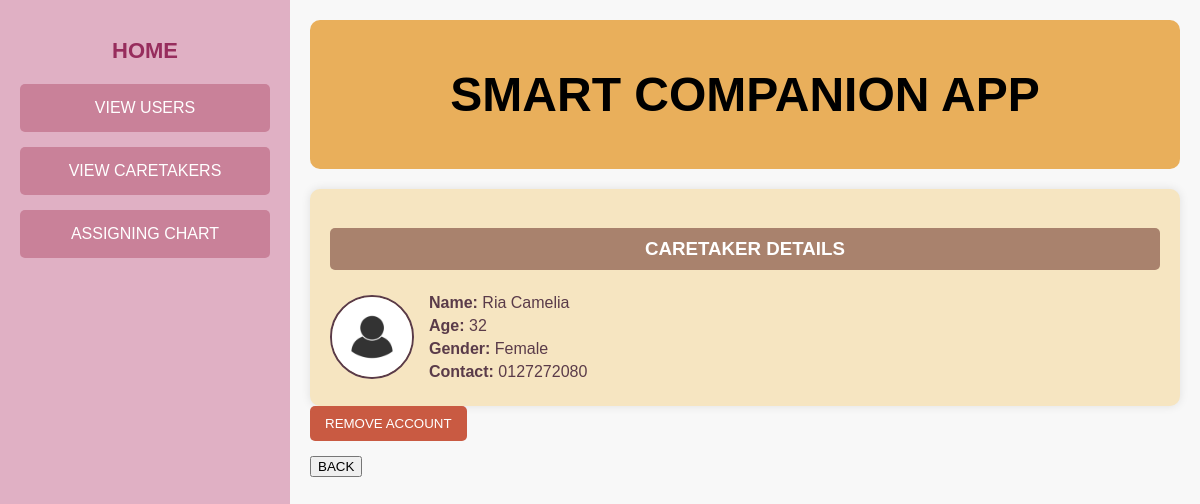
The page /aviewcareprofile?p_id=101 on the database its author committed.
### tables this page shows
CREATE TABLE caretaker (
            id INTEGER PRIMARY KEY AUTOINCREMENT,
            name TEXT NOT NULL,
            age TEXT NOT NULL,
            gender TEXT NOT NULL,
            username TEXT NOT NULL,
            password TEXT NOT NULL,
            ph_num TEXT NOT NULL
        );

### app.py (the view)
@app.route("/aviewcareprofile", methods=["GET", "POST"])
def aviewcareprofile():
    db = get_db()
    cursor = db.cursor()
    user_id = request.args.get('p_id')
    cursor.execute('SELECT * FROM caretaker WHERE id = ?',(user_id,))
    user = cursor.fetchone()
    str_user_id =  str(user[0])
    db.close()
    with open("static/img_log/caretaker/"+ str_user_id + ".txt", "r") as file:
        image_name = str(file.read())
        image_url= url_for('static', filename='uploads/'+ image_name )
    return render_template("Admin/viewcareprofile.html", user=user, image_url=image_url, image_name=image_name)

### app.py (called while the page is built)
def get_db():
    if 'db' not in g:
        g.db = sqlite3.connect('project.db')
        g.db.row_factory = sqlite3.Row
    return g.db

### templates/Admin/viewcareprofile.html (shortened to what this page needs)
<!DOCTYPE html>
<html lang="en">
<head>
    <link rel="stylesheet" href="static/profile.css">
</head>
<body>
    <div class="container">
        <div class="sidebar">
            <a href="{{ url_for('admin') }}"><h2>HOME</h2></a>
            <a href="{{ url_for('aviewusers') }}"><button class="nav-btn">VIEW USERS</button></a>
            <a href="{{ url_for('aviewcare') }}"><button class="nav-btn">VIEW CARETAKERS</button></a>
            <a href="{{ url_for('assign') }}"><button class="nav-btn">ASSIGNING CHART</button></a>
        </div>
        <div class="profile-section">
            <div class="header">
                <h1>SMART COMPANION APP</h1>
            </div>
            <div class="profile-card">
                <h3>CARETAKER DETAILS</h3>
                 <div class="profile-content">
                    <img src="{{ image_url }}" alt="Profile Picture" class="profile-img">
                    <div class="profile-details">
                        <p><strong>Name:</strong> {{ user['name'] }}</p>
                        <p><strong>Age:</strong> {{ user['age'] }}</p>
                        <p><strong>Gender:</strong> {{ user['gender'] }}</p>
                        <p><strong>Contact:</strong> {{ user['ph_num'] }}</p>
                    </div>
                </div>
            </div>
            <button class="remove-btn"  onclick="OpenPopup()">REMOVE ACCOUNT</button>
            <div class="buttons">
                <a href="{{ url_for('aviewcare') }}"><button class="back-btn">BACK</button></a>
            </div>
        </div>
    </div>
</body>
</html>

### static/profile.css (style rules this page uses)
body { font-family: Arial, sans-serif; background-color: #f8f8f8; margin: 0; padding: 0; }
.container { display: flex; height: 100vh; }
.sidebar { width: 250px; background-color: #e0b0c4; padding: 20px; text-align: center; }
a { text-decoration: none; }
.sidebar h2 { color: #972d5d; font-size: 22px; margin-bottom: 20px; font-weight: bold; text-decoration: none; transition: color 0.3s ease; }
.nav-btn { display: block; width: 100%; padding: 15px; margin-bottom: 15px; background-color: #c98199; border: none; color: white; font-size: 16px; cursor: pointer; border-radius: 5px; }
.profile-section { flex-grow: 1; padding: 20px; }
.header { background-color: #e9af5b; padding: 15px; text-align: center; font-size: 24px; font-weight: bold; border-radius: 10px; }
.profile-card { background-color: #f6e5c1; padding: 20px; border-radius: 10px; margin-top: 20px; box-shadow: 0 0 10px rgba(0, 0, 0, 0.1); }
.profile-card h3 { background-color: #a9826d; color: white; text-align: center; padding: 10px; border-radius: 5px; }
.profile-content { display: flex; align-items: center; margin-top: 15px; }
.profile-img { width: 80px; height: 80px; border-radius: 50%; margin-right: 15px; border: 2px solid #5a3b49; }
.profile-details p { font-size: 16px; color: #5a3b49; margin: 5px 0; }
.buttons { display: flex; justify-content: space-between; align-items: center; margin-top: 15px; }
.remove-btn { background-color: #c95a42; color: white; padding: 10px 15px; border: none; border-radius: 5px; cursor: pointer; }

### rows shown on the page
caretaker: name "Ria Camelia", age "32", gender "Female", ph_num "0127272080"
